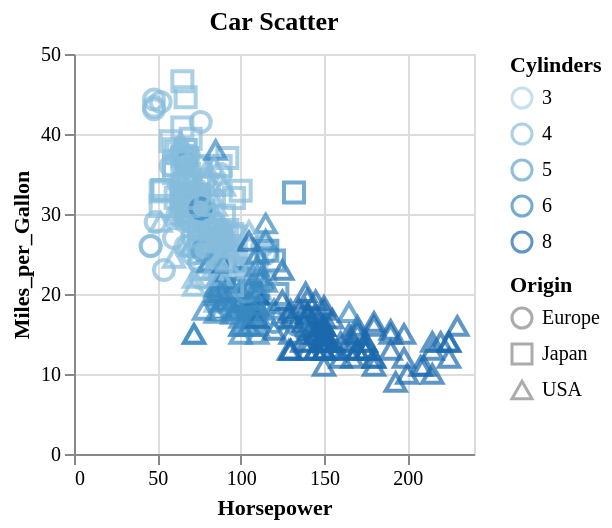

Specify this chart in Vega-Lite:
### Vega-Lite specification from a JSON file in a GitHub repository (floating-point values rounded to 4 significant figures; data arrays with more than 128 entries replaced by an {"elided": "..."} marker saying what was removed)
{"$schema": "https://vega.github.io/schema/vega-lite/v5.json", "config": {"font": "Comic Sans MS"}, "data": {"values": {"elided": "406 records"}}, "encoding": {"color": {"field": "Cylinders", "type": "ordinal"}, "shape": {"field": "Origin", "type": "nominal"}, "x": {"field": "Horsepower", "type": "quantitative"}, "y": {"field": "Miles_per_Gallon", "type": "quantitative"}}, "height": 200, "mark": {"size": 100, "type": "point"}, "title": "Car Scatter", "width": 200}
